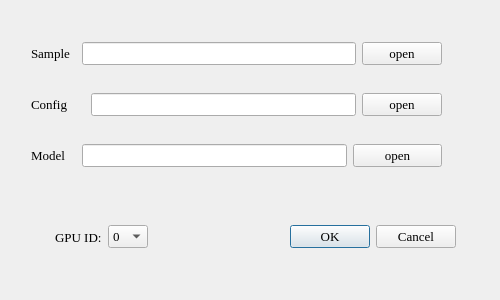
<?xml version="1.0" encoding="UTF-8"?>
<ui version="4.0">
 <class>Dialog_train</class>
 <widget class="QDialog" name="Dialog_train">
  <property name="geometry">
   <rect>
    <x>0</x>
    <y>0</y>
    <width>500</width>
    <height>300</height>
   </rect>
  </property>
  <property name="minimumSize">
   <size>
    <width>458</width>
    <height>256</height>
   </size>
  </property>
  <property name="maximumSize">
   <size>
    <width>500</width>
    <height>300</height>
   </size>
  </property>
  <property name="windowTitle">
   <string>Dialog</string>
  </property>
  <widget class="QWidget" name="layoutWidget">
   <property name="geometry">
    <rect>
     <x>55</x>
     <y>220</y>
     <width>401</width>
     <height>34</height>
    </rect>
   </property>
   <property name="font">
    <font>
     <family>Times New Roman</family>
     <pointsize>10</pointsize>
     <weight>50</weight>
     <italic>false</italic>
     <bold>false</bold>
    </font>
   </property>
   <layout class="QHBoxLayout" name="horizontalLayout_5">
    <item>
     <layout class="QHBoxLayout" name="horizontalLayout_4">
      <item>
       <widget class="QLabel" name="label_4">
        <property name="minimumSize">
         <size>
          <width>42</width>
          <height>0</height>
         </size>
        </property>
        <property name="font">
         <font>
          <family>Times New Roman</family>
          <pointsize>10</pointsize>
          <weight>50</weight>
          <italic>false</italic>
          <bold>false</bold>
         </font>
        </property>
        <property name="text">
         <string>GPU ID:</string>
        </property>
       </widget>
      </item>
      <item>
       <widget class="QComboBox" name="comboBox_gpuid">
        <property name="minimumSize">
         <size>
          <width>40</width>
          <height>0</height>
         </size>
        </property>
        <property name="font">
         <font>
          <family>Times New Roman</family>
          <pointsize>10</pointsize>
          <weight>50</weight>
          <italic>false</italic>
          <bold>false</bold>
         </font>
        </property>
        <item>
         <property name="text">
          <string>0</string>
         </property>
        </item>
        <item>
         <property name="text">
          <string>1</string>
         </property>
        </item>
        <item>
         <property name="text">
          <string>2</string>
         </property>
        </item>
        <item>
         <property name="text">
          <string>3</string>
         </property>
        </item>
        <item>
         <property name="text">
          <string>4</string>
         </property>
        </item>
        <item>
         <property name="text">
          <string>5</string>
         </property>
        </item>
        <item>
         <property name="text">
          <string>6</string>
         </property>
        </item>
        <item>
         <property name="text">
          <string>7</string>
         </property>
        </item>
       </widget>
      </item>
     </layout>
    </item>
    <item>
     <widget class="QDialogButtonBox" name="buttonBox">
      <property name="font">
       <font>
        <family>Times New Roman</family>
        <pointsize>10</pointsize>
        <weight>50</weight>
        <italic>false</italic>
        <bold>false</bold>
       </font>
      </property>
      <property name="orientation">
       <enum>Qt::Horizontal</enum>
      </property>
      <property name="standardButtons">
       <set>QDialogButtonBox::Cancel|QDialogButtonBox::Ok</set>
      </property>
     </widget>
    </item>
   </layout>
  </widget>
  <widget class="QWidget" name="">
   <property name="geometry">
    <rect>
     <x>31</x>
     <y>20</y>
     <width>411</width>
     <height>171</height>
    </rect>
   </property>
   <layout class="QVBoxLayout" name="verticalLayout">
    <item>
     <layout class="QHBoxLayout" name="horizontalLayout">
      <item>
       <widget class="QLabel" name="label">
        <property name="enabled">
         <bool>true</bool>
        </property>
        <property name="minimumSize">
         <size>
          <width>45</width>
          <height>0</height>
         </size>
        </property>
        <property name="maximumSize">
         <size>
          <width>333333</width>
          <height>16777215</height>
         </size>
        </property>
        <property name="font">
         <font>
          <family>Times New Roman</family>
          <pointsize>10</pointsize>
          <weight>50</weight>
          <italic>false</italic>
          <bold>false</bold>
         </font>
        </property>
        <property name="text">
         <string>Sample</string>
        </property>
       </widget>
      </item>
      <item>
       <widget class="QLineEdit" name="lineEdit_sample">
        <property name="font">
         <font>
          <family>Times New Roman</family>
          <pointsize>10</pointsize>
          <weight>50</weight>
          <italic>false</italic>
          <bold>false</bold>
         </font>
        </property>
       </widget>
      </item>
      <item>
       <widget class="QPushButton" name="pushButton">
        <property name="font">
         <font>
          <family>Times New Roman</family>
          <pointsize>10</pointsize>
          <weight>50</weight>
          <italic>false</italic>
          <bold>false</bold>
         </font>
        </property>
        <property name="text">
         <string>open</string>
        </property>
       </widget>
      </item>
     </layout>
    </item>
    <item>
     <layout class="QHBoxLayout" name="horizontalLayout_2">
      <item>
       <widget class="QLabel" name="label_2">
        <property name="enabled">
         <bool>true</bool>
        </property>
        <property name="minimumSize">
         <size>
          <width>45</width>
          <height>0</height>
         </size>
        </property>
        <property name="maximumSize">
         <size>
          <width>44444</width>
          <height>16777215</height>
         </size>
        </property>
        <property name="font">
         <font>
          <family>Times New Roman</family>
          <pointsize>10</pointsize>
          <weight>50</weight>
          <italic>false</italic>
          <bold>false</bold>
         </font>
        </property>
        <property name="text">
         <string>Config</string>
        </property>
       </widget>
      </item>
      <item>
       <widget class="QLineEdit" name="lineEdit_config">
        <property name="maximumSize">
         <size>
          <width>265</width>
          <height>16777215</height>
         </size>
        </property>
        <property name="font">
         <font>
          <family>Times New Roman</family>
          <pointsize>10</pointsize>
          <weight>50</weight>
          <italic>false</italic>
          <bold>false</bold>
         </font>
        </property>
       </widget>
      </item>
      <item>
       <widget class="QPushButton" name="pushButton_2">
        <property name="font">
         <font>
          <family>Times New Roman</family>
          <pointsize>10</pointsize>
          <weight>50</weight>
          <italic>false</italic>
          <bold>false</bold>
         </font>
        </property>
        <property name="text">
         <string>open</string>
        </property>
       </widget>
      </item>
     </layout>
    </item>
    <item>
     <layout class="QHBoxLayout" name="horizontalLayout_3">
      <item>
       <widget class="QLabel" name="label_3">
        <property name="enabled">
         <bool>true</bool>
        </property>
        <property name="minimumSize">
         <size>
          <width>45</width>
          <height>0</height>
         </size>
        </property>
        <property name="maximumSize">
         <size>
          <width>40</width>
          <height>16777215</height>
         </size>
        </property>
        <property name="font">
         <font>
          <family>Times New Roman</family>
          <pointsize>10</pointsize>
          <weight>50</weight>
          <italic>false</italic>
          <bold>false</bold>
         </font>
        </property>
        <property name="text">
         <string>Model</string>
        </property>
       </widget>
      </item>
      <item>
       <widget class="QLineEdit" name="lineEdit_modelpath">
        <property name="maximumSize">
         <size>
          <width>265</width>
          <height>16777215</height>
         </size>
        </property>
        <property name="font">
         <font>
          <family>Times New Roman</family>
          <pointsize>10</pointsize>
          <weight>50</weight>
          <italic>false</italic>
          <bold>false</bold>
         </font>
        </property>
       </widget>
      </item>
      <item>
       <widget class="QPushButton" name="pushButton_4">
        <property name="font">
         <font>
          <family>Times New Roman</family>
          <pointsize>10</pointsize>
          <weight>50</weight>
          <italic>false</italic>
          <bold>false</bold>
         </font>
        </property>
        <property name="text">
         <string>open</string>
        </property>
       </widget>
      </item>
     </layout>
    </item>
   </layout>
  </widget>
 </widget>
 <resources/>
 <connections>
  <connection>
   <sender>buttonBox</sender>
   <signal>rejected()</signal>
   <receiver>Dialog_train</receiver>
   <slot>reject()</slot>
   <hints>
    <hint type="sourcelabel">
     <x>376</x>
     <y>240</y>
    </hint>
    <hint type="destinationlabel">
     <x>286</x>
     <y>262</y>
    </hint>
   </hints>
  </connection>
  <connection>
   <sender>buttonBox</sender>
   <signal>accepted()</signal>
   <receiver>Dialog_train</receiver>
   <slot>slot_process()</slot>
   <hints>
    <hint type="sourcelabel">
     <x>308</x>
     <y>234</y>
    </hint>
    <hint type="destinationlabel">
     <x>157</x>
     <y>262</y>
    </hint>
   </hints>
  </connection>
  <connection>
   <sender>pushButton</sender>
   <signal>clicked()</signal>
   <receiver>Dialog_train</receiver>
   <slot>slot_open_sample()</slot>
   <hints>
    <hint type="sourcelabel">
     <x>405</x>
     <y>40</y>
    </hint>
    <hint type="destinationlabel">
     <x>330</x>
     <y>-1</y>
    </hint>
   </hints>
  </connection>
  <connection>
   <sender>pushButton_4</sender>
   <signal>clicked()</signal>
   <receiver>Dialog_train</receiver>
   <slot>slot_open_modelpath()</slot>
   <hints>
    <hint type="sourcelabel">
     <x>396</x>
     <y>142</y>
    </hint>
    <hint type="destinationlabel">
     <x>442</x>
     <y>173</y>
    </hint>
   </hints>
  </connection>
  <connection>
   <sender>pushButton_2</sender>
   <signal>clicked()</signal>
   <receiver>Dialog_train</receiver>
   <slot>slot_open_config()</slot>
   <hints>
    <hint type="sourcelabel">
     <x>387</x>
     <y>93</y>
    </hint>
    <hint type="destinationlabel">
     <x>549</x>
     <y>104</y>
    </hint>
   </hints>
  </connection>
 </connections>
 <slots>
  <slot>slot_open_sample()</slot>
  <slot>slot_open_config()</slot>
  <slot>slot_open_modelpath()</slot>
  <slot>slot_process()</slot>
 </slots>
</ui>
